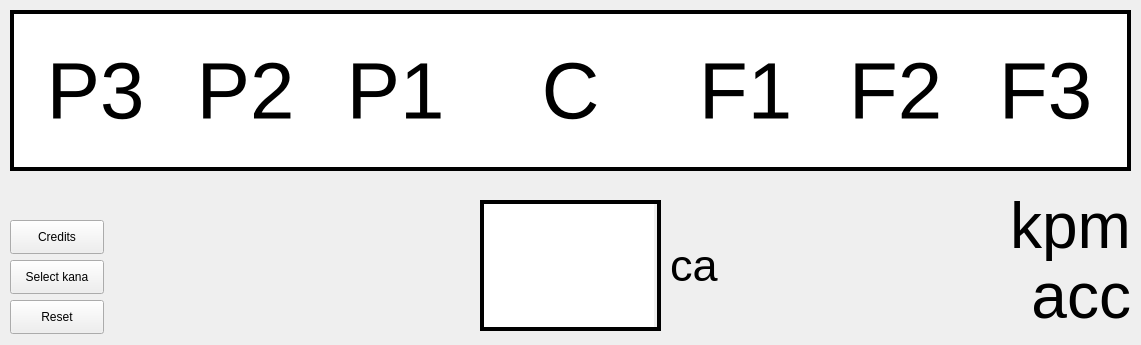
<?xml version="1.0" encoding="UTF-8"?>
<ui version="4.0">
 <class>MainWindow</class>
 <widget class="QMainWindow" name="MainWindow">
  <property name="enabled">
   <bool>true</bool>
  </property>
  <property name="geometry">
   <rect>
    <x>0</x>
    <y>0</y>
    <width>1141</width>
    <height>345</height>
   </rect>
  </property>
  <property name="windowTitle">
   <string>Japanese 練習</string>
  </property>
  <property name="windowIcon">
   <iconset>
    <normaloff>icon.png</normaloff>icon.png</iconset>
  </property>
  <widget class="QWidget" name="centralwidget">
   <widget class="QFrame" name="frame_input">
    <property name="geometry">
     <rect>
      <x>480</x>
      <y>200</y>
      <width>181</width>
      <height>131</height>
     </rect>
    </property>
    <property name="frameShape">
     <enum>QFrame::Box</enum>
    </property>
    <property name="frameShadow">
     <enum>QFrame::Plain</enum>
    </property>
    <property name="lineWidth">
     <number>4</number>
    </property>
    <widget class="QLineEdit" name="input_box">
     <property name="geometry">
      <rect>
       <x>4</x>
       <y>4</y>
       <width>170</width>
       <height>123</height>
      </rect>
     </property>
     <property name="font">
      <font>
       <pointsize>48</pointsize>
      </font>
     </property>
     <property name="maxLength">
      <number>3</number>
     </property>
     <property name="frame">
      <bool>false</bool>
     </property>
     <property name="echoMode">
      <enum>QLineEdit::Normal</enum>
     </property>
     <property name="alignment">
      <set>Qt::AlignCenter</set>
     </property>
     <property name="clearButtonEnabled">
      <bool>false</bool>
     </property>
    </widget>
   </widget>
   <widget class="QLabel" name="success_rate">
    <property name="geometry">
     <rect>
      <x>930</x>
      <y>260</y>
      <width>201</width>
      <height>71</height>
     </rect>
    </property>
    <property name="font">
     <font>
      <pointsize>48</pointsize>
     </font>
    </property>
    <property name="text">
     <string>acc</string>
    </property>
    <property name="alignment">
     <set>Qt::AlignRight|Qt::AlignTrailing|Qt::AlignVCenter</set>
    </property>
   </widget>
   <widget class="QPushButton" name="btn_reset">
    <property name="geometry">
     <rect>
      <x>10</x>
      <y>300</y>
      <width>94</width>
      <height>34</height>
     </rect>
    </property>
    <property name="text">
     <string>Reset</string>
    </property>
   </widget>
   <widget class="QFrame" name="frame_output">
    <property name="geometry">
     <rect>
      <x>10</x>
      <y>10</y>
      <width>1121</width>
      <height>161</height>
     </rect>
    </property>
    <property name="styleSheet">
     <string notr="true">background-color: rgb(255, 255, 255);</string>
    </property>
    <property name="frameShape">
     <enum>QFrame::Box</enum>
    </property>
    <property name="frameShadow">
     <enum>QFrame::Plain</enum>
    </property>
    <property name="lineWidth">
     <number>4</number>
    </property>
    <widget class="QLabel" name="display_label_future_1">
     <property name="geometry">
      <rect>
       <x>660</x>
       <y>10</y>
       <width>151</width>
       <height>141</height>
      </rect>
     </property>
     <property name="font">
      <font>
       <pointsize>60</pointsize>
      </font>
     </property>
     <property name="autoFillBackground">
      <bool>false</bool>
     </property>
     <property name="frameShape">
      <enum>QFrame::NoFrame</enum>
     </property>
     <property name="lineWidth">
      <number>4</number>
     </property>
     <property name="text">
      <string>F1</string>
     </property>
     <property name="alignment">
      <set>Qt::AlignCenter</set>
     </property>
     <property name="wordWrap">
      <bool>false</bool>
     </property>
    </widget>
    <widget class="QLabel" name="display_label_current">
     <property name="geometry">
      <rect>
       <x>470</x>
       <y>10</y>
       <width>181</width>
       <height>141</height>
      </rect>
     </property>
     <property name="font">
      <font>
       <pointsize>60</pointsize>
      </font>
     </property>
     <property name="autoFillBackground">
      <bool>false</bool>
     </property>
     <property name="frameShape">
      <enum>QFrame::NoFrame</enum>
     </property>
     <property name="lineWidth">
      <number>4</number>
     </property>
     <property name="text">
      <string>C</string>
     </property>
     <property name="alignment">
      <set>Qt::AlignCenter</set>
     </property>
     <property name="wordWrap">
      <bool>false</bool>
     </property>
    </widget>
    <widget class="QLabel" name="display_label_past_1">
     <property name="geometry">
      <rect>
       <x>310</x>
       <y>10</y>
       <width>151</width>
       <height>141</height>
      </rect>
     </property>
     <property name="font">
      <font>
       <pointsize>60</pointsize>
      </font>
     </property>
     <property name="layoutDirection">
      <enum>Qt::LeftToRight</enum>
     </property>
     <property name="autoFillBackground">
      <bool>false</bool>
     </property>
     <property name="frameShape">
      <enum>QFrame::NoFrame</enum>
     </property>
     <property name="lineWidth">
      <number>4</number>
     </property>
     <property name="text">
      <string>P1</string>
     </property>
     <property name="alignment">
      <set>Qt::AlignCenter</set>
     </property>
     <property name="wordWrap">
      <bool>false</bool>
     </property>
    </widget>
    <widget class="QLabel" name="display_label_past_2">
     <property name="geometry">
      <rect>
       <x>160</x>
       <y>10</y>
       <width>151</width>
       <height>141</height>
      </rect>
     </property>
     <property name="font">
      <font>
       <pointsize>60</pointsize>
      </font>
     </property>
     <property name="layoutDirection">
      <enum>Qt::LeftToRight</enum>
     </property>
     <property name="autoFillBackground">
      <bool>false</bool>
     </property>
     <property name="frameShape">
      <enum>QFrame::NoFrame</enum>
     </property>
     <property name="lineWidth">
      <number>4</number>
     </property>
     <property name="text">
      <string>P2</string>
     </property>
     <property name="alignment">
      <set>Qt::AlignCenter</set>
     </property>
     <property name="wordWrap">
      <bool>false</bool>
     </property>
    </widget>
    <widget class="QLabel" name="display_label_past_3">
     <property name="geometry">
      <rect>
       <x>10</x>
       <y>10</y>
       <width>151</width>
       <height>141</height>
      </rect>
     </property>
     <property name="font">
      <font>
       <pointsize>60</pointsize>
      </font>
     </property>
     <property name="layoutDirection">
      <enum>Qt::LeftToRight</enum>
     </property>
     <property name="autoFillBackground">
      <bool>false</bool>
     </property>
     <property name="frameShape">
      <enum>QFrame::NoFrame</enum>
     </property>
     <property name="lineWidth">
      <number>4</number>
     </property>
     <property name="text">
      <string>P3</string>
     </property>
     <property name="alignment">
      <set>Qt::AlignCenter</set>
     </property>
     <property name="wordWrap">
      <bool>false</bool>
     </property>
    </widget>
    <widget class="QLabel" name="display_label_future_2">
     <property name="geometry">
      <rect>
       <x>810</x>
       <y>10</y>
       <width>151</width>
       <height>141</height>
      </rect>
     </property>
     <property name="font">
      <font>
       <pointsize>60</pointsize>
      </font>
     </property>
     <property name="autoFillBackground">
      <bool>false</bool>
     </property>
     <property name="frameShape">
      <enum>QFrame::NoFrame</enum>
     </property>
     <property name="lineWidth">
      <number>4</number>
     </property>
     <property name="text">
      <string>F2</string>
     </property>
     <property name="alignment">
      <set>Qt::AlignCenter</set>
     </property>
     <property name="wordWrap">
      <bool>false</bool>
     </property>
    </widget>
    <widget class="QLabel" name="display_label_future_3">
     <property name="geometry">
      <rect>
       <x>960</x>
       <y>10</y>
       <width>151</width>
       <height>141</height>
      </rect>
     </property>
     <property name="font">
      <font>
       <pointsize>60</pointsize>
      </font>
     </property>
     <property name="autoFillBackground">
      <bool>false</bool>
     </property>
     <property name="frameShape">
      <enum>QFrame::NoFrame</enum>
     </property>
     <property name="lineWidth">
      <number>4</number>
     </property>
     <property name="text">
      <string>F3</string>
     </property>
     <property name="alignment">
      <set>Qt::AlignCenter</set>
     </property>
     <property name="wordWrap">
      <bool>false</bool>
     </property>
    </widget>
   </widget>
   <widget class="QPushButton" name="btn_go_to_selection">
    <property name="geometry">
     <rect>
      <x>10</x>
      <y>260</y>
      <width>94</width>
      <height>34</height>
     </rect>
    </property>
    <property name="text">
     <string>Select kana</string>
    </property>
   </widget>
   <widget class="QLabel" name="kpm">
    <property name="geometry">
     <rect>
      <x>930</x>
      <y>190</y>
      <width>201</width>
      <height>71</height>
     </rect>
    </property>
    <property name="font">
     <font>
      <pointsize>48</pointsize>
     </font>
    </property>
    <property name="text">
     <string>kpm</string>
    </property>
    <property name="alignment">
     <set>Qt::AlignRight|Qt::AlignTrailing|Qt::AlignVCenter</set>
    </property>
   </widget>
   <widget class="QLabel" name="correct_answer">
    <property name="geometry">
     <rect>
      <x>670</x>
      <y>230</y>
      <width>141</width>
      <height>71</height>
     </rect>
    </property>
    <property name="font">
     <font>
      <pointsize>34</pointsize>
     </font>
    </property>
    <property name="text">
     <string>ca</string>
    </property>
    <property name="alignment">
     <set>Qt::AlignLeading|Qt::AlignLeft|Qt::AlignVCenter</set>
    </property>
   </widget>
   <widget class="QPushButton" name="btn_go_to_credits">
    <property name="geometry">
     <rect>
      <x>10</x>
      <y>220</y>
      <width>94</width>
      <height>34</height>
     </rect>
    </property>
    <property name="text">
     <string>Credits</string>
    </property>
   </widget>
  </widget>
 </widget>
 <resources/>
 <connections/>
</ui>
